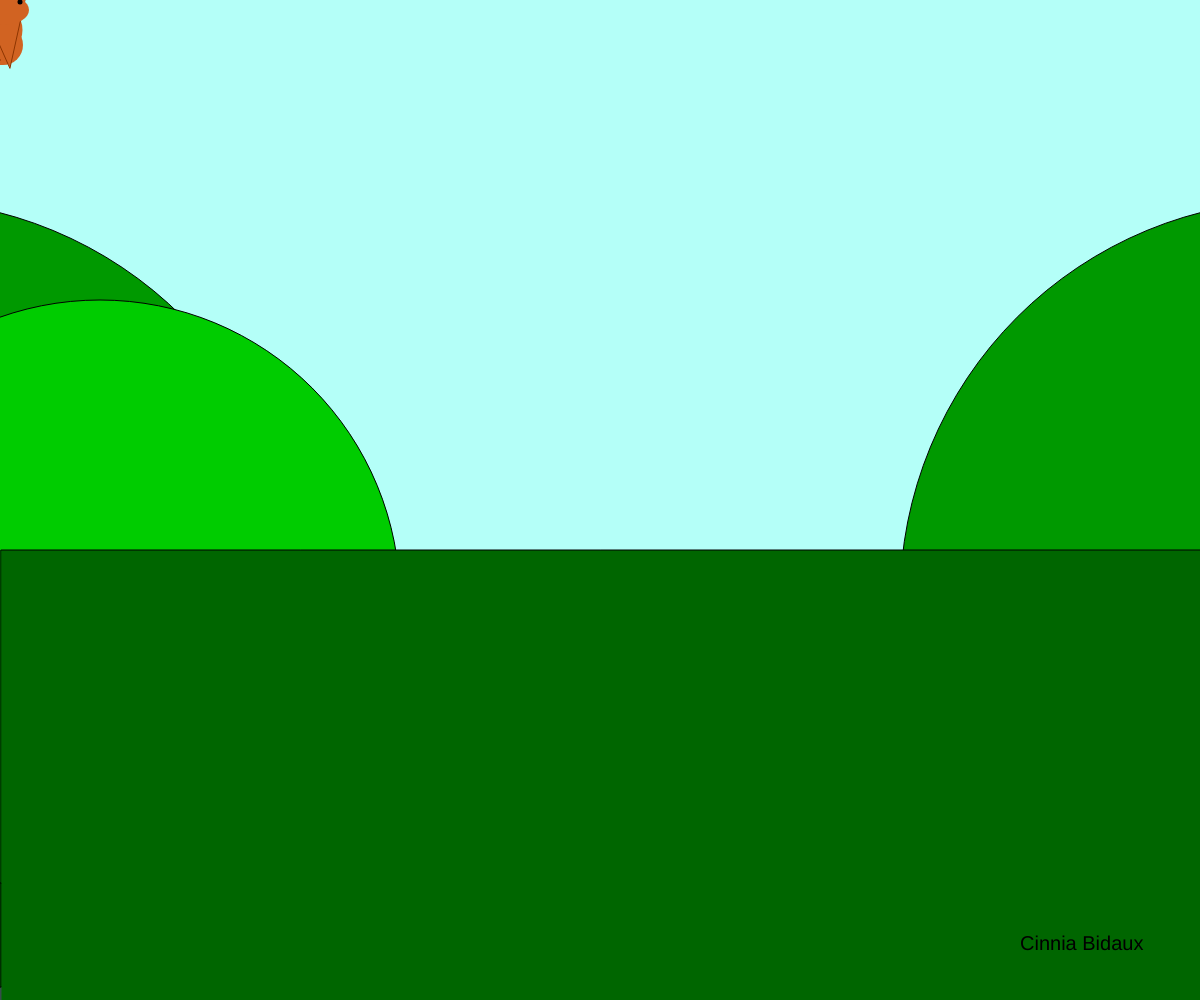
Frame 1 (no input)
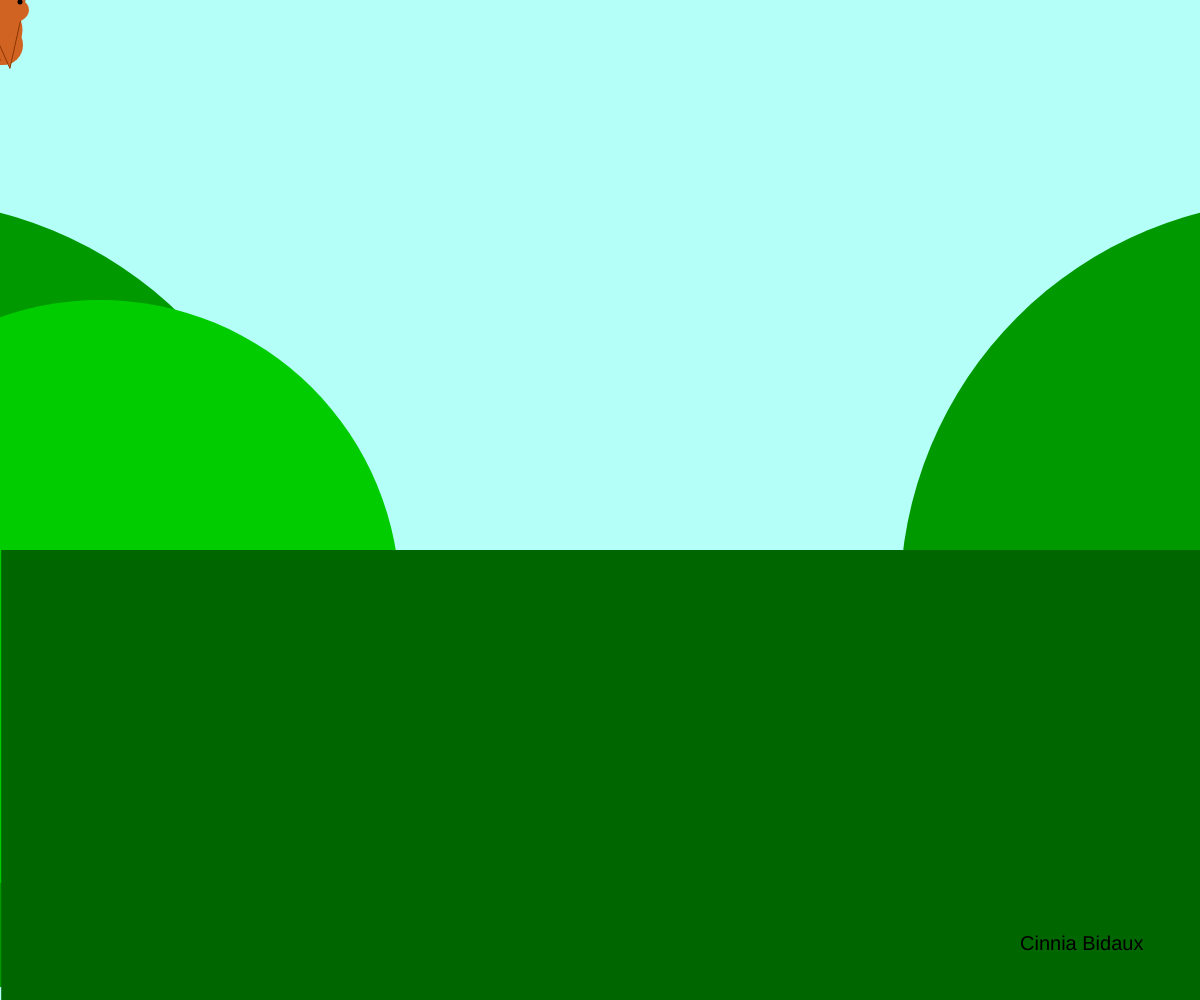
Frame 60 (no input)
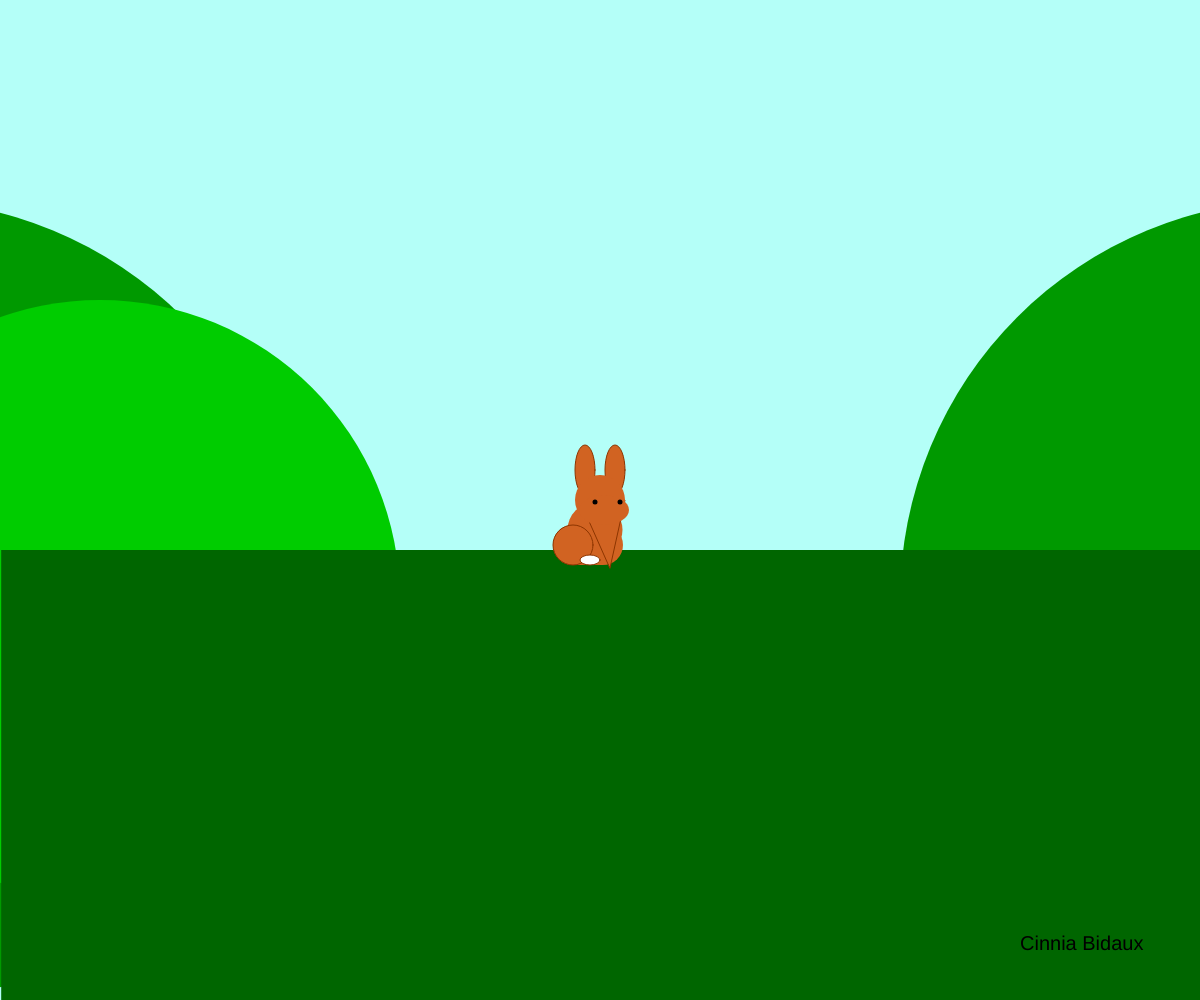
Frame 120 (the mouse pressed at the canvas centre since frame 60)

The p5.js sketch that drew these frames (run headless with seeded random() and noise() and a simulated clock; from frame 60 on, the mouse is pressed at the canvas centre):

// p5.js sketch
// ── sketch.js
// Drawing Activity
// Cinnia
// october 4th 2024
//
// Extra for Experts:
// - describe what you did to take this project "above and beyond"


//givong the bakground a value
let currentback = 0;

function setup() {
  createCanvas(windowWidth, windowHeight);
}


function draw() {
  //setting up the current back value so that when the 
  //value goes up the backgroud can changes color 
  if (currentback === 0) background(180, 255, 248);
  else if (currentback === 1) background(0, 95, 123)
  else if (currentback === 2) background(36, 0, 123)
  else if (currentback === 3) background(47, 0, 58)
    hill()
    morehill()
    righthill()
    grass()
    bunny()
    textSize(20)
    text("Cinnia Bidaux",width*0.85,height*0.95)
   
}




function keyPressed() {
  //setting up the key "a" to change the value of current back
  //to change color when pressed
  if(key === "a") {
    currentback = currentback += 1;
    if (currentback > 3) currentback = 0;

  }
}



function bunny() {
//making a small bunny as my charachter that ill be able to move
//and then changing my Y, X variables tho follow the mouse so that
//it moves   
  rect(CENTER)
  
 fill(209, 99, 34)
  stroke(141, 53, 0)
  ellipse(mouseX-15,mouseY-30,20,50,50,50)
  
  ellipse(mouseX+15,mouseY-30,20,50,50,50)
  
  fill(209, 99, 34)
  noStroke()
  circle(mouseX-5,mouseY+30,55)

  rect(mouseX-47, mouseY+25, 70, 40, 50,50,50,50)

  stroke(141, 53, 0)
  triangle(mouseX-20,mouseY,mouseX+25,mouseY,mouseX+10,mouseY+68)

  stroke(141, 53, 0)
  circle(mouseX-27,mouseY+45,40)

  fill(255, 255, 255)
  ellipse(mouseX-10, mouseY+60 ,20 ,10, 3, 10)
  
  fill(209, 99, 34 )
  noStroke()
  circle(mouseX, mouseY, 50)
  
  
  ellipse(mouseX+4, mouseY+10 ,50 ,30, 40, 80)

  fill(0)
  circle(mouseX-5,mouseY+2,5)

  fill(0)
  circle(mouseX+20,mouseY+2,5)

  if(mouseButton === LEFT){
    mouseX && mouseY === 0
    
  }
    
  
    
}

function grass(){
  //adding some landscapes to give the bunny a inviroment
  fill(0,102,0)
  rect(width/1000,height/2+50,width,height,0,0,0,0)
}

function hill(){
  fill(0,153,0)
 
   circle(width/2-700,height/2+100,800)
}

function morehill(){
  fill(0,204,0)
  circle(width/2-500,height/2+100,600)

}

function righthill(){
  fill(0,153,0)
  circle(width/2+700,height/2+100,800)
}
